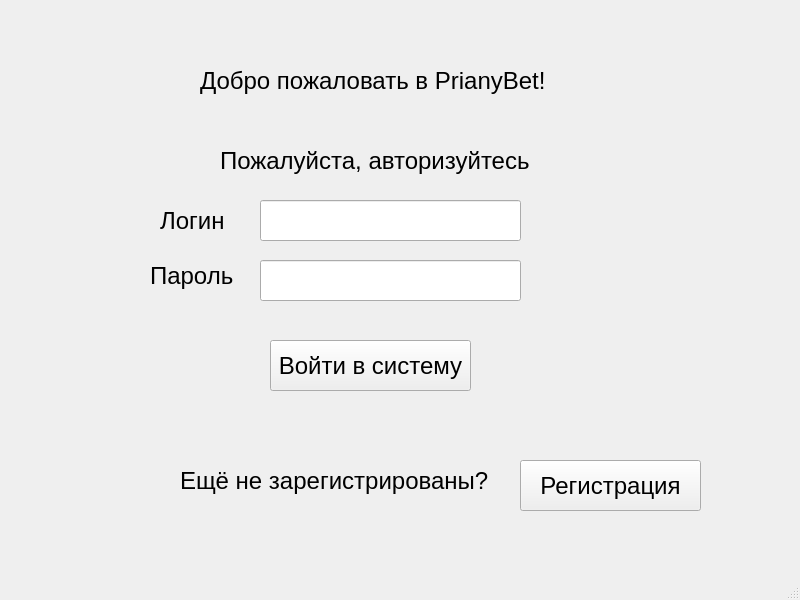
<?xml version="1.0" encoding="UTF-8"?>
<ui version="4.0">
 <class>MainWindow</class>
 <widget class="QMainWindow" name="MainWindow">
  <property name="geometry">
   <rect>
    <x>0</x>
    <y>0</y>
    <width>800</width>
    <height>600</height>
   </rect>
  </property>
  <property name="windowTitle">
   <string>MainWindow</string>
  </property>
  <widget class="QWidget" name="centralwidget">
   <widget class="QPushButton" name="RegistrateButton">
    <property name="geometry">
     <rect>
      <x>520</x>
      <y>460</y>
      <width>181</width>
      <height>51</height>
     </rect>
    </property>
    <property name="font">
     <font>
      <pointsize>18</pointsize>
     </font>
    </property>
    <property name="text">
     <string>Регистрация</string>
    </property>
   </widget>
   <widget class="QPushButton" name="InputButton">
    <property name="geometry">
     <rect>
      <x>270</x>
      <y>340</y>
      <width>201</width>
      <height>51</height>
     </rect>
    </property>
    <property name="font">
     <font>
      <pointsize>18</pointsize>
     </font>
    </property>
    <property name="text">
     <string>Войти в систему</string>
    </property>
   </widget>
   <widget class="QLineEdit" name="passwordEdit">
    <property name="geometry">
     <rect>
      <x>260</x>
      <y>260</y>
      <width>261</width>
      <height>41</height>
     </rect>
    </property>
    <property name="font">
     <font>
      <pointsize>20</pointsize>
     </font>
    </property>
    <property name="dragEnabled">
     <bool>true</bool>
    </property>
   </widget>
   <widget class="QLineEdit" name="loginEdit">
    <property name="geometry">
     <rect>
      <x>260</x>
      <y>200</y>
      <width>261</width>
      <height>41</height>
     </rect>
    </property>
    <property name="font">
     <font>
      <pointsize>20</pointsize>
     </font>
    </property>
   </widget>
   <widget class="QLabel" name="label">
    <property name="geometry">
     <rect>
      <x>200</x>
      <y>50</y>
      <width>361</width>
      <height>61</height>
     </rect>
    </property>
    <property name="font">
     <font>
      <pointsize>18</pointsize>
     </font>
    </property>
    <property name="text">
     <string>Добро пожаловать в PrianyBet!</string>
    </property>
   </widget>
   <widget class="QLabel" name="label_2">
    <property name="geometry">
     <rect>
      <x>220</x>
      <y>140</y>
      <width>331</width>
      <height>41</height>
     </rect>
    </property>
    <property name="font">
     <font>
      <pointsize>18</pointsize>
     </font>
    </property>
    <property name="text">
     <string>Пожалуйста, авторизуйтесь</string>
    </property>
   </widget>
   <widget class="QLabel" name="label_3">
    <property name="geometry">
     <rect>
      <x>180</x>
      <y>460</y>
      <width>311</width>
      <height>41</height>
     </rect>
    </property>
    <property name="font">
     <font>
      <pointsize>18</pointsize>
     </font>
    </property>
    <property name="text">
     <string>Ещё не зарегистрированы?</string>
    </property>
   </widget>
   <widget class="QLabel" name="label_4">
    <property name="geometry">
     <rect>
      <x>160</x>
      <y>210</y>
      <width>81</width>
      <height>21</height>
     </rect>
    </property>
    <property name="font">
     <font>
      <pointsize>18</pointsize>
     </font>
    </property>
    <property name="text">
     <string>Логин</string>
    </property>
   </widget>
   <widget class="QLabel" name="label_5">
    <property name="geometry">
     <rect>
      <x>150</x>
      <y>260</y>
      <width>91</width>
      <height>31</height>
     </rect>
    </property>
    <property name="font">
     <font>
      <pointsize>18</pointsize>
     </font>
    </property>
    <property name="text">
     <string>Пароль</string>
    </property>
   </widget>
  </widget>
  <widget class="QMenuBar" name="menubar">
   <property name="geometry">
    <rect>
     <x>0</x>
     <y>0</y>
     <width>800</width>
     <height>22</height>
    </rect>
   </property>
  </widget>
  <widget class="QStatusBar" name="statusbar"/>
 </widget>
 <resources/>
 <connections/>
</ui>
